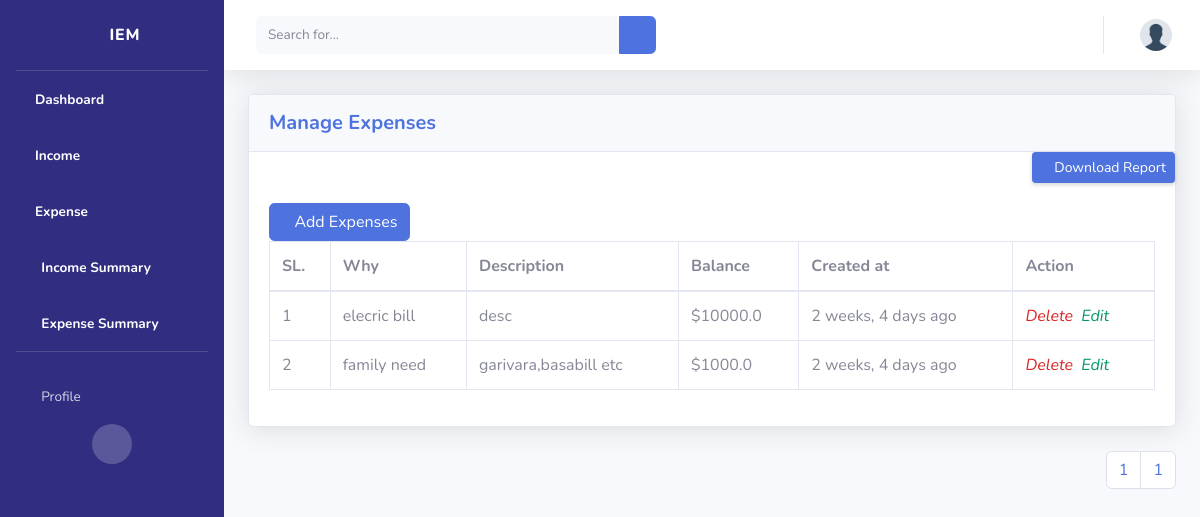
The app's page /expenses/ (signed in) with its own data.
### accounts/models.py (models this page shows, shortened)
class Profile(models.Model):
    user = models.OneToOneField(User, on_delete=models.CASCADE)
    image = models.ImageField(upload_to="profiles", default="profiles/default.png")
    name = models.CharField(max_length=200, blank=True, null=True)
    email = models.EmailField(max_length=500, blank=True, null=True)
    bio = models.TextField(null=True, blank=True)
    phone_number = RegexValidator(
        regex=r"^\+(?:[0-9]●?){6,14}[0-9]$",
        message=_(
            "Enter a valid international mobile phone number starting with +(country code)"
        ),
    )
    city = models.CharField(
        verbose_name=_("City"), max_length=400, null=True, blank=True
    )
    country = CountryField(null=True, blank=True)
    class Meta:
        ordering = ["-id"]
        verbose_name_plural = "Profile"

### expenses/models.py (models this page shows, shortened)
class Expense(models.Model):
    why = models.CharField(max_length=200, help_text="What is an Expense?", null=True)
    amount = models.FloatField()
    date = models.DateTimeField(default=now)
    description = models.TextField(help_text="Write your expense description.")
    owner = models.ForeignKey(User, on_delete=models.CASCADE, null=True, blank=True)
    class Meta:
        ordering = [
            "-date",
        ]
        verbose_name_plural = "Expense"

### expenses/views.py (the view)
# urls.py: path("", views.expenseList.as_view(), name="expense"),
class expenseList(LoginRequiredMixin, ListView):
    model = Expense
    template_name = "expenses/expenses.html"
    context_object_name = "expenselist"
    paginate_by = 6
    def get_context_data(self, **kwargs):
        context = super().get_context_data(**kwargs)
        context["expenselist"] = Expense.objects.filter(owner=self.request.user)
        return context

### templates/expenses/expenses.html (shortened to what this page needs)
<!DOCTYPE html>
<html lang="en">
{% load humanize %}
<head>
    {% include 'partials/__css.html' %}
</head>
<body id="page-top">
    <div id="wrapper">
        {% include 'partials/__sidebar.html' %}
        <div id="content-wrapper" class="d-flex flex-column">
            <div id="content">
                <nav class="navbar navbar-expand navbar-light bg-white topbar mb-4 static-top shadow">
                    <form
                        class="d-none d-sm-inline-block form-inline mr-auto ml-md-3 my-2 my-md-0 mw-100 navbar-search">
                        <div class="input-group">
                            <input type="text" class="form-control bg-light border-0 small" placeholder="Search for..."
                                aria-label="Search" aria-describedby="basic-addon2">
                            <div class="input-group-append">
                                <button class="btn btn-primary" type="button">
                                    <i class="fas fa-search fa-sm"></i>
                                </button>
                            </div>
                        </div>
                    </form>
                {% include 'partials/__topNavbar.html' %}
                <div class="container-fluid">
                    <div class="card shadow mb-4">
                        <div class="card-header py-3">
                            <h5 class="m-0 font-weight-bold text-primary">Manage Expenses</h5>
                        </div>
                        <div class="d-sm-flex align-items-start justify-content-between mb-0">
                            <a  href="{% url 'expense-export' %}" class="d-none d-sm-inline-block btn btn-sm btn-primary shadow-sm">
                            <i class="fas fa-download fa-sm text-white-50"></i>
                            <button>Download Report</button></a>
                        </div>
                        <div class="card-body">
                            <button type="button" class="btn btn-primary">
                            <i class="fa fa-plus"></i><a class="text-white hover:no-underline" href="{% url 'add-expense'%}">Add Expenses</a></button>
                            <div class="table-responsive">
                                <table class="table table-bordered" id="dataTable" width="100%" cellspacing="0">
                                    <thead>
                                        <tr>
                                            <th>SL.</th>
                                            <th>Why</th>
                                            <th>Description</th>
                                            <th>Balance</th>
                                            <th>Created at</th>
                                            <th>Action</th>
                                        </tr>
                                    </thead>
                                    <tbody>
                                        {% for expenses in expenselist %}
                                        <tr>
                                            <td>{{forloop.counter}}</td>
                                            <td>{{expenses.why}}</td>
                                            <td>{{expenses.description}}</td>
                                            <td>${{expenses.amount}}</td>
                                            <td>{{expenses.date|naturaltime}}</td>
                                              <td><i class="material-icons">
                                            <a
                                            href="{% url 'delete' expenses.id %}" class="text-decoration-none text-red-600 hover:text-red-600">Delete</a>
                                            <a href="{% url 'update' expenses.id %}" class="m-1 text-decoration-none text-green-600 hover:text-green-600">Edit</a>
                                            </i></td>
                                        </tr>
                                        {% endfor %}
                                    </tbody>
                                </table>
                            </div>
                        </div>
                    </div>
                    {% if expenselist %}
                    <nav aria-label="Page navigation example">
                        <ul class="pagination justify-content-end">
                            <li class="page-item"><a class="page-link" href="#">
                            {{ page_obj.number }}</a></li>
                            <li class="page-item"><a class="page-link" href="?page={{ page_obj.paginator.num_pages }}">
                            {{ page_obj.paginator.num_pages }}</a></li>
                        </ul>
                    </nav>
                    {% endif %}
                </div>
            </div>
        </div>
    </div>
</body>
</html>

### templates/partials/__topNavbar.html (shortened to what this page needs)
{% load static %}
<ul class="navbar-nav ml-auto">
    <li class="nav-item dropdown no-arrow">
        <a class="nav-link dropdown-toggle" href="#" id="userDropdown" role="button"
            data-toggle="dropdown" aria-haspopup="true" aria-expanded="false">
            {% load cache %}
            {% cache 50 sidebar request.user.get_full_name %}
            <img class="img-profile rounded-circle" src="{{ request.user.profile.image.url }}">
            {% endcache %}
        </a>
    </li>
</ul>
</nav>

### records on screen
Expense: why "elecric bill", description "desc", amount "10000.0", date "2 weeks, 4 days ago"
Expense: why "family need", description "garivara,basabill etc", amount "1000.0", date "2 weeks, 4 days ago"

### other values on screen
{{ page_obj.number }} "1"
{{ page_obj.paginator.num_pages }} "1"
